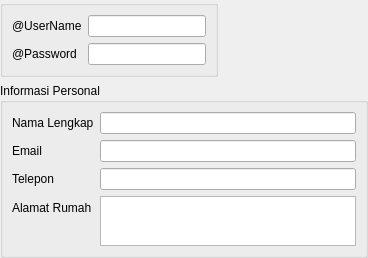
<?xml version="1.0" encoding="UTF-8"?>
<ui version="4.0">
 <class>UserForm</class>
 <widget class="QWidget" name="UserForm">
  <property name="geometry">
   <rect>
    <x>0</x>
    <y>0</y>
    <width>352</width>
    <height>235</height>
   </rect>
  </property>
  <property name="windowTitle">
   <string>Detail User</string>
  </property>
  <layout class="QVBoxLayout" name="verticalLayout">
   <property name="sizeConstraint">
    <enum>QLayout::SetFixedSize</enum>
   </property>
   <property name="leftMargin">
    <number>0</number>
   </property>
   <property name="topMargin">
    <number>0</number>
   </property>
   <property name="rightMargin">
    <number>0</number>
   </property>
   <property name="bottomMargin">
    <number>0</number>
   </property>
   <item>
    <layout class="QHBoxLayout" name="horizontalLayout">
     <item>
      <widget class="QGroupBox" name="groupBox">
       <property name="minimumSize">
        <size>
         <width>218</width>
         <height>66</height>
        </size>
       </property>
       <property name="title">
        <string/>
       </property>
       <layout class="QFormLayout" name="formLayout">
        <item row="0" column="0">
         <widget class="QLabel" name="label">
          <property name="text">
           <string>@UserName</string>
          </property>
         </widget>
        </item>
        <item row="1" column="0">
         <widget class="QLabel" name="label_2">
          <property name="text">
           <string>@Password</string>
          </property>
         </widget>
        </item>
        <item row="0" column="1">
         <widget class="QLineEdit" name="lineEdit"/>
        </item>
        <item row="1" column="1">
         <widget class="QLineEdit" name="lineEdit2"/>
        </item>
       </layout>
      </widget>
     </item>
     <item>
      <spacer name="horizontalSpacer">
       <property name="orientation">
        <enum>Qt::Horizontal</enum>
       </property>
       <property name="sizeHint" stdset="0">
        <size>
         <width>40</width>
         <height>20</height>
        </size>
       </property>
      </spacer>
     </item>
    </layout>
   </item>
   <item>
    <widget class="QGroupBox" name="groupBox_2">
     <property name="title">
      <string>Informasi Personal</string>
     </property>
     <layout class="QFormLayout" name="formLayout_2">
      <item row="0" column="0">
       <widget class="QLabel" name="label_3">
        <property name="text">
         <string>Nama Lengkap</string>
        </property>
       </widget>
      </item>
      <item row="0" column="1">
       <widget class="QLineEdit" name="lineEdit3"/>
      </item>
      <item row="1" column="0">
       <widget class="QLabel" name="label_4">
        <property name="text">
         <string>Email</string>
        </property>
       </widget>
      </item>
      <item row="1" column="1">
       <widget class="QLineEdit" name="lineEdit4"/>
      </item>
      <item row="2" column="0">
       <widget class="QLabel" name="label_5">
        <property name="text">
         <string>Telepon</string>
        </property>
       </widget>
      </item>
      <item row="2" column="1">
       <widget class="QLineEdit" name="lineEdit5"/>
      </item>
      <item row="3" column="0">
       <widget class="QLabel" name="label_6">
        <property name="text">
         <string>Alamat Rumah</string>
        </property>
       </widget>
      </item>
      <item row="3" column="1">
       <widget class="QPlainTextEdit" name="plainTextEdit">
        <property name="maximumSize">
         <size>
          <width>16777215</width>
          <height>50</height>
         </size>
        </property>
       </widget>
      </item>
     </layout>
    </widget>
   </item>
  </layout>
 </widget>
 <tabstops>
  <tabstop>lineEdit</tabstop>
  <tabstop>lineEdit2</tabstop>
  <tabstop>lineEdit3</tabstop>
  <tabstop>lineEdit4</tabstop>
  <tabstop>lineEdit5</tabstop>
  <tabstop>plainTextEdit</tabstop>
 </tabstops>
 <resources/>
 <connections/>
</ui>
